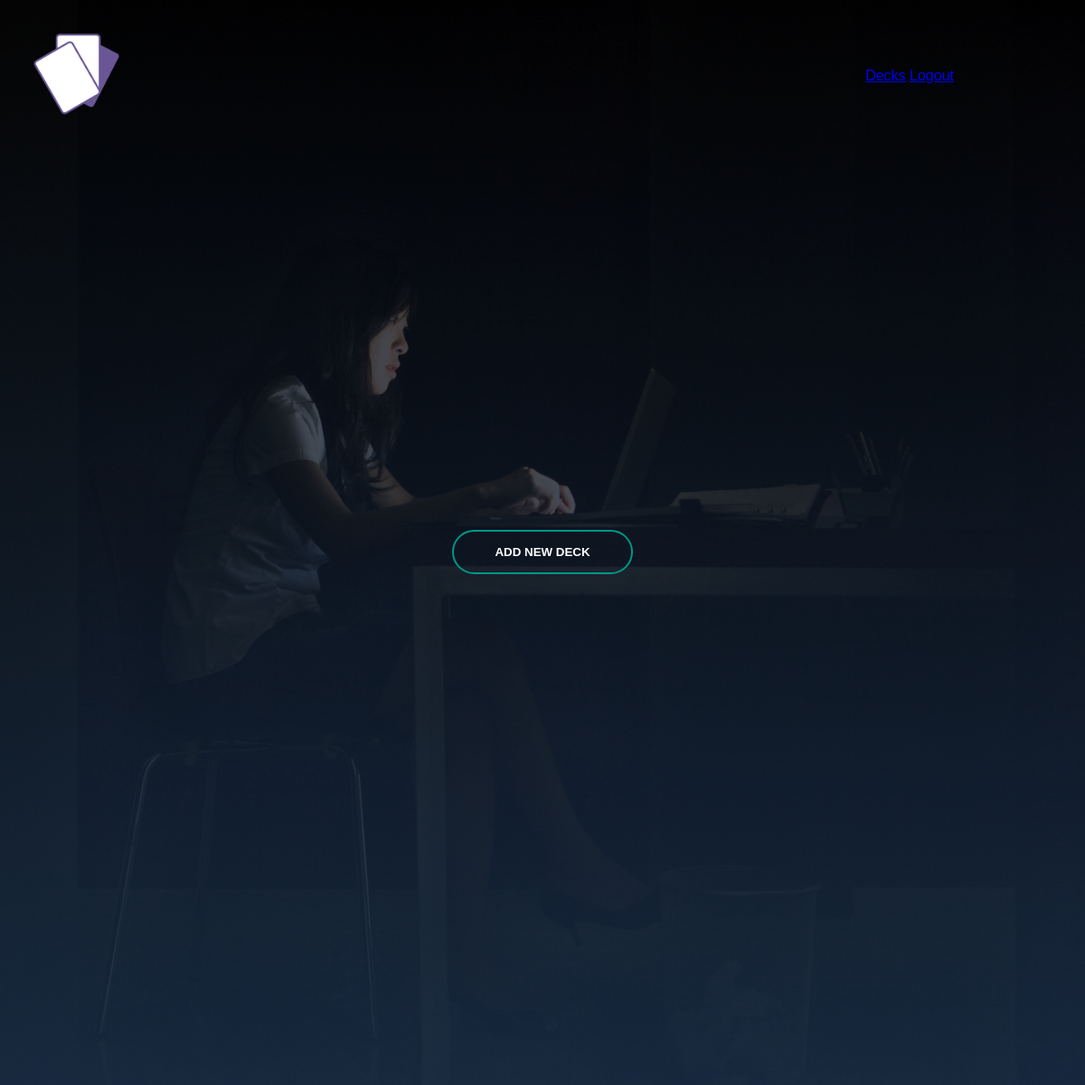
Page /deck (signed in) on the earlier database version.
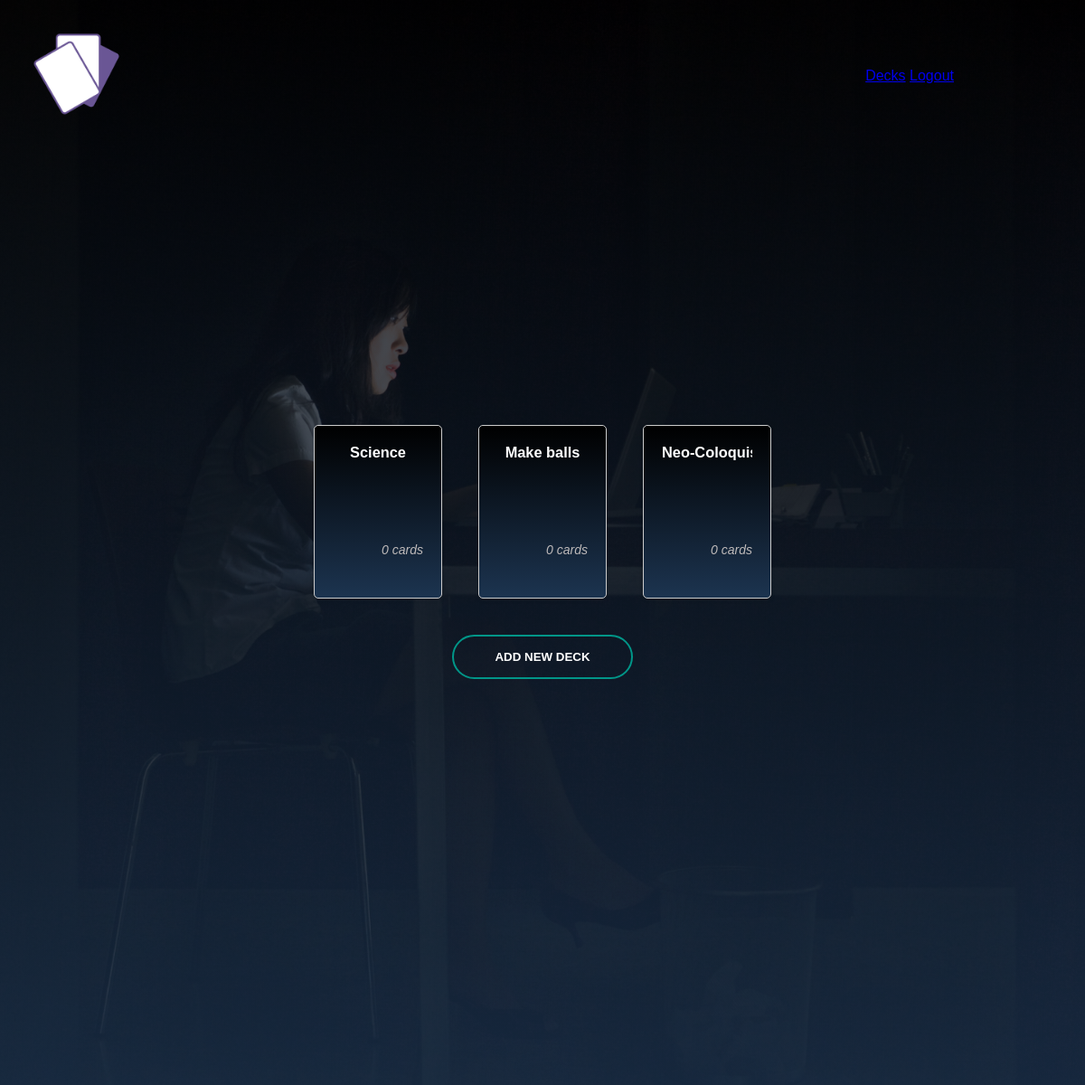
Same page on the later database version.
### webapp/models.py (models this page shows)
class Deck(db.Model):
    __tablename__ = 'deck'
    id = db.Column(db.Integer, primary_key=True)
    title = db.Column(db.String(100))
    date = db.Column(db.DateTime(timezone=True), default=func.now())
    user_id = db.Column(db.Integer, db.ForeignKey('user.id'))
    card_count = db.Column(db.Integer, default=0)
    card = db.relationship('Card')

### webapp/routes.py (the view)
@routes.route('/deck')
@login_required
def deck():
    user_decks = Deck.query.filter_by(user_id=current_user.id).all()
    return render_template('deck.html', deck=user_decks, user=current_user)

### webapp/__init__.py (called while the page is built)
def create_app():
    app = Flask(__name__, template_folder='../templates',
                static_folder='../static')
    app.config['SECRET_KEY'] = 'secretkey?'
    app.config['SQLALCHEMY_DATABASE_URI'] = f'sqlite:///{DB_NAME}'
    db.init_app(app)
    from .routes import routes
    from .auth import auth
    app.register_blueprint(routes, url_prefix='/')
    app.register_blueprint(auth, url_prefix='/')
    from .models import User, Deck, Card
    create_database(app)
    login_manager = LoginManager()
    login_manager.login_view = 'auth.login'
    login_manager.init_app(app)
    @login_manager.user_loader
    def load_user(id):
        return User.query.get(int(id))
    return app

### templates/deck.html (shortened to what this page needs)
{% extends "base.html" %}
{% block head %}
  <link rel="stylesheet" href="../static/css/styles2.css">
{% endblock %}
{% block body %}
      <div class="content">
        <div class="card-container">
        {% for deck in deck %}
            <div class="card">
              <div class="card-header">
                <h3>{{ deck.title }}</h3>
              </div>
              <div class="card-body"></div>
              <div class="card-footer">
                <p>{{ deck.card_count }} cards</p>
              </div>
            </div>
        {% endfor %}
        </div>
        <form action="/decks/create" method="GET">
    <button class="button button1" type="submit">ADD NEW DECK</button>
  </form>
      </div>
{% endblock %}

### templates/base.html (shortened to what this page needs)
<!DOCTYPE html>
<html lang="en">
  <head>
    <link rel="stylesheet" href="../static/css/styles.css" />
    {% block head %}{% endblock %}
  </head>
  <body>
    <div class="banner"></div>
    <div class="navbar">
      <a href="/">
        <img src="../static/images/logo.png" alt="Logo" />
      </a>
      <div class="nav-links">
        <a href="/deck">Decks</a>
        <a href="/logout">Logout</a>
      </div>
    </div>
    {% block body %}{% endblock %}
  </body>
</html>

### static/css/styles.css (style rules this page uses)
* { margin: 0; padding: 0; font-family: Arial, Helvetica, sans-serif; }
.banner { position: relative; width: 100%; height: 150vh; background-image: linear-gradient(rgba(0, 0, 0, 0.75), rgba(28, 52, 80, 0.75)), url(../images/page.png); background-size: cover; background-position: center; }
.navbar { width: 85%; margin: auto; padding: 35px; display: flex; align-items: center; justify-content: space-between; position: absolute; top: 0; left: 0; z-index: 1; }
.navbar img { width: 100px; height: auto; }
.content { width: 100%; position: absolute; top: 30%; text-align: center; display: flex; justify-content: center; align-items: center; margin-top: -150px; color: white; height: 100vh; flex-direction: column; }
.content p { margin: 20px auto; font-weight: 100; line-height: 25px; }
button { padding: 15px 0; text-align: center; margin: 20px auto; border-radius: 25px; font-weight: bold; border: 2px solid #009688; background: transparent; color: white; cursor: pointer; position: relative; overflow: hidden; z-index: 0; }
.button1 { width: 200px; }

### static/css/styles2.css (style rules this page uses)
.card { border: 1px solid #ccc; border-radius: 5px; box-shadow: 0 2px 4px rgba(0, 0, 0, 0.1); padding: 20px; margin: 20px; width: 100px; height: 150px; background-image: linear-gradient(rgba(0, 0, 0, 1), rgba(28, 52, 80, 1)); display: flex; flex-direction: column; text-align: center; justify-content: space-between; }
.card-container { display: flex; flex-wrap: wrap; justify-content: space-between; }
.card-header { font-size: 14px; font-weight: bold; margin-bottom: auto; text-align: center; color: white; overflow: hidden; text-overflow: ellipsis; white-space: nowrap; }
.card-body { font-size: 16px; text-align: center; color: rgb(245, 237, 237); flex-grow: 1; }
.card-footer { font-size: 14px; color: rgb(190, 186, 186); font-style: italic; text-align: right; bottom: 0; }

Differences in the rows shown:
added Deck: title "Science", card_count "0"
added Deck: title "Make balls", card_count "0"
added Deck: title "Neo-Coloqui…", card_count "0"
